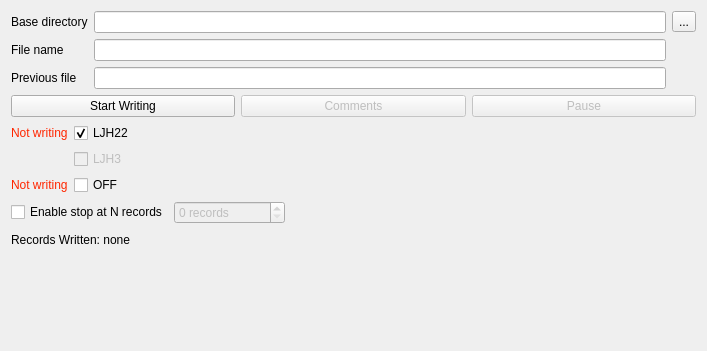
<?xml version="1.0" encoding="UTF-8"?>
<ui version="4.0">
 <class>Form</class>
 <widget class="QWidget" name="Form">
  <property name="geometry">
   <rect>
    <x>0</x>
    <y>0</y>
    <width>707</width>
    <height>351</height>
   </rect>
  </property>
  <property name="windowTitle">
   <string>Form</string>
  </property>
  <layout class="QVBoxLayout" name="verticalLayout">
   <item>
    <layout class="QGridLayout" name="gridLayout_5">
     <item row="0" column="3">
      <widget class="QToolButton" name="changeBaseDirectoryButton">
       <property name="enabled">
        <bool>true</bool>
       </property>
       <property name="text">
        <string>...</string>
       </property>
       <property name="checkable">
        <bool>false</bool>
       </property>
      </widget>
     </item>
     <item row="0" column="0">
      <widget class="QLabel" name="label_16">
       <property name="text">
        <string>Base directory</string>
       </property>
      </widget>
     </item>
     <item row="2" column="0">
      <widget class="QLabel" name="label">
       <property name="text">
        <string>Previous file</string>
       </property>
      </widget>
     </item>
     <item row="0" column="2">
      <widget class="QLineEdit" name="baseDirectoryEdit">
       <property name="readOnly">
        <bool>false</bool>
       </property>
      </widget>
     </item>
     <item row="1" column="2">
      <widget class="QLineEdit" name="fileNameExampleEdit">
       <property name="readOnly">
        <bool>true</bool>
       </property>
      </widget>
     </item>
     <item row="1" column="0">
      <widget class="QLabel" name="label_20">
       <property name="text">
        <string>File name</string>
       </property>
      </widget>
     </item>
     <item row="2" column="2">
      <widget class="QLineEdit" name="previousNameExampleEdit"/>
     </item>
    </layout>
   </item>
   <item>
    <layout class="QHBoxLayout" name="horizontalLayout_6">
     <item>
      <widget class="QPushButton" name="writingStartButton">
       <property name="toolTip">
        <string>Start/stop writing files</string>
       </property>
       <property name="text">
        <string>Start Writing</string>
       </property>
      </widget>
     </item>
     <item>
      <widget class="QPushButton" name="writingCommentsButton">
       <property name="enabled">
        <bool>false</bool>
       </property>
       <property name="toolTip">
        <string>Send a comment to store in comments.txt</string>
       </property>
       <property name="text">
        <string>Comments</string>
       </property>
      </widget>
     </item>
     <item>
      <widget class="QPushButton" name="writingPauseButton">
       <property name="enabled">
        <bool>false</bool>
       </property>
       <property name="acceptDrops">
        <bool>false</bool>
       </property>
       <property name="toolTip">
        <string>Pause/unpause data writing</string>
       </property>
       <property name="text">
        <string>Pause</string>
       </property>
       <property name="checkable">
        <bool>true</bool>
       </property>
      </widget>
     </item>
    </layout>
   </item>
   <item>
    <layout class="QFormLayout" name="formLayout">
     <item row="0" column="1">
      <widget class="QCheckBox" name="checkBox_LJH22">
       <property name="text">
        <string>LJH22</string>
       </property>
       <property name="checked">
        <bool>true</bool>
       </property>
      </widget>
     </item>
     <item row="0" column="0">
      <widget class="QLabel" name="label_LJH22">
       <property name="text">
        <string>&lt;html&gt;&lt;head/&gt;&lt;body&gt;&lt;p&gt;&lt;span style=&quot; color:#ff2600;&quot;&gt;Not writing&lt;/span&gt;&lt;/p&gt;&lt;/body&gt;&lt;/html&gt;</string>
       </property>
      </widget>
     </item>
     <item row="2" column="1">
      <widget class="QCheckBox" name="checkBox_OFF">
       <property name="text">
        <string>OFF </string>
       </property>
      </widget>
     </item>
     <item row="2" column="0">
      <widget class="QLabel" name="label_OFF">
       <property name="text">
        <string>&lt;html&gt;&lt;head/&gt;&lt;body&gt;&lt;p&gt;&lt;span style=&quot; color:#ff2600;&quot;&gt;Not writing&lt;/span&gt;&lt;/p&gt;&lt;/body&gt;&lt;/html&gt;</string>
       </property>
      </widget>
     </item>
     <item row="1" column="1">
      <widget class="QCheckBox" name="checkBox_LJH3">
       <property name="enabled">
        <bool>false</bool>
       </property>
       <property name="text">
        <string>LJH3</string>
       </property>
      </widget>
     </item>
    </layout>
   </item>
   <item>
    <layout class="QHBoxLayout" name="maxRecordsLayout">
     <item>
      <widget class="QCheckBox" name="enableStopAtN">
       <property name="toolTip">
        <string>Enable stop writing after the given number of records</string>
       </property>
       <property name="text">
        <string>Enable stop at N records</string>
       </property>
      </widget>
     </item>
     <item>
      <widget class="QSpinBox" name="stopAtNRecords">
       <property name="enabled">
        <bool>false</bool>
       </property>
       <property name="toolTip">
        <string>If enabled, stop writing after this many records written</string>
       </property>
       <property name="suffix">
        <string> records</string>
       </property>
       <property name="maximum">
        <number>99999999</number>
       </property>
      </widget>
     </item>
     <item>
      <spacer name="horizontalSpacer">
       <property name="orientation">
        <enum>Qt::Horizontal</enum>
       </property>
       <property name="sizeHint" stdset="0">
        <size>
         <width>40</width>
         <height>20</height>
        </size>
       </property>
      </spacer>
     </item>
    </layout>
   </item>
   <item>
    <layout class="QHBoxLayout" name="horizontalLayout">
     <item>
      <widget class="QLabel" name="label_numberWritten">
       <property name="text">
        <string>Records Written: none</string>
       </property>
       <property name="wordWrap">
        <bool>false</bool>
       </property>
       <property name="textInteractionFlags">
        <set>Qt::TextSelectableByMouse</set>
       </property>
      </widget>
     </item>
     <item>
      <spacer name="horizontalSpacer_2">
       <property name="orientation">
        <enum>Qt::Horizontal</enum>
       </property>
       <property name="sizeHint" stdset="0">
        <size>
         <width>40</width>
         <height>20</height>
        </size>
       </property>
      </spacer>
     </item>
    </layout>
   </item>
   <item>
    <spacer name="verticalSpacer">
     <property name="orientation">
      <enum>Qt::Vertical</enum>
     </property>
     <property name="sizeHint" stdset="0">
      <size>
       <width>20</width>
       <height>40</height>
      </size>
     </property>
    </spacer>
   </item>
  </layout>
 </widget>
 <resources/>
 <connections>
  <connection>
   <sender>enableStopAtN</sender>
   <signal>toggled(bool)</signal>
   <receiver>stopAtNRecords</receiver>
   <slot>setEnabled(bool)</slot>
   <hints>
    <hint type="sourcelabel">
     <x>473</x>
     <y>276</y>
    </hint>
    <hint type="destinationlabel">
     <x>627</x>
     <y>276</y>
    </hint>
   </hints>
  </connection>
 </connections>
</ui>
